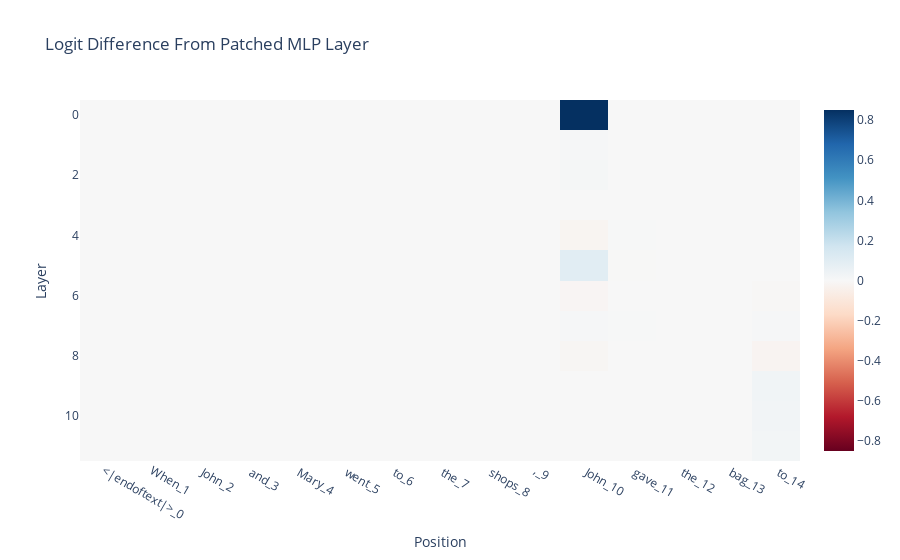

Here is the notebook cell this chart was saved with:
### Markdown cell above
In contrast, the MLP layers do not matter much. This makes sense, since this is more a task about moving information than about processing it, and the MLP layers specialise in processing information.

The one exception is MLP 0, which matters a lot, but I think this is misleading and just a generally true statement about MLP 0 rather than being about the circuit on this task.

<details> <summary>My takes on MLP0</summary> 
It's often observed on GPT-2 Small that MLP0 matters a lot, and that ablating it utterly destroys performance. My current best guess is that the first MLP layer is essentially acting as an extension of the embedding (for whatever reason) and that when later layers want to access the input tokens they mostly read in the output of the first MLP layer, rather than the token embeddings. Within this frame, the first attention layer doesn't do much. 

In this framing, it makes sense that MLP0 matters on the second subject token, because that's the one position with a different input token!

I'm not entirely sure why this happens, but I would guess that it's because the embedding and unembedding matrices in GPT-2 Small are the same. This is pretty unprincipled, as the tasks of embedding and unembedding tokens are <i>not</i> inverses, but this is common practice, and plausibly models want to dedicate some parameters to overcoming this. 

I only have suggestive evidence of this, and would love to see someone look into this properly!
</details>

### Code cell
imshow(patched_mlp_diff, x=prompt_position_labels, title="Logit Difference From Patched MLP Layer", labels={"x":"Position", "y":"Layer"})

### Figure 1 — Plotly figure (JSON) as saved in the notebook; plotly's stock layout.template omitted (floating-point values rounded to 4 significant figures; data arrays with more than 128 entries replaced by an {"elided": "..."} marker saying what was removed)
{"data": [{"coloraxis": "coloraxis", "hovertemplate": "Position: %{x}<br>Layer: %{y}<br>color: %{z}<extra></extra>", "name": "0", "type": "heatmap", "x": ["<|endoftext|>_0", "When_1", " John_2", " and_3", " Mary_4", " went_5", " to_6", " the_7", " shops_8", ",_9", " John_10", " gave_11", " the_12", " bag_13", " to_14"], "xaxis": "x", "yaxis": "y", "z": {"elided": "12x15 float values"}}], "layout": {"coloraxis": {"cmid": 0, "colorscale": [[0, "rgb(103,0,31)"], [0.1, "rgb(178,24,43)"], [0.2, "rgb(214,96,77)"], [0.3, "rgb(244,165,130)"], [0.4, "rgb(253,219,199)"], [0.5, "rgb(247,247,247)"], [0.6, "rgb(209,229,240)"], [0.7, "rgb(146,197,222)"], [0.8, "rgb(67,147,195)"], [0.9, "rgb(33,102,172)"], [1, "rgb(5,48,97)"]]}, "title": {"text": "Logit Difference From Patched MLP Layer"}, "xaxis": {"anchor": "y", "constrain": "domain", "domain": [0, 1], "scaleanchor": "y", "title": {"text": "Position"}}, "yaxis": {"anchor": "x", "autorange": "reversed", "constrain": "domain", "domain": [0, 1], "title": {"text": "Layer"}}}}
